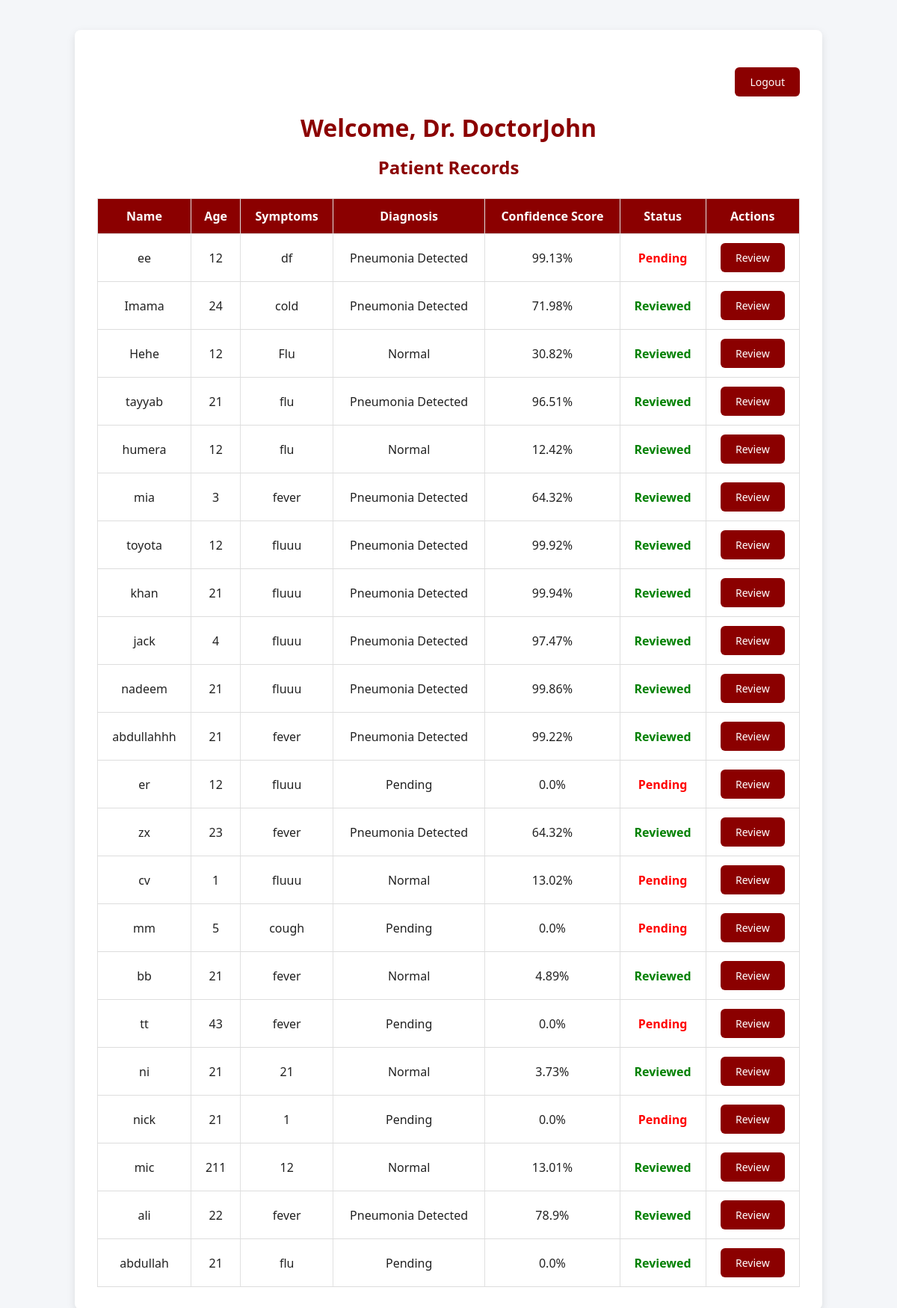
Page /dashboard/doctor (signed in) on the committed database.
### tables this page shows
CREATE TABLE patients (
                id INTEGER PRIMARY KEY AUTOINCREMENT,
                name TEXT NOT NULL UNIQUE,
                age INTEGER,
                symptoms TEXT,
                contact TEXT,
                xray_image TEXT,
                diagnosis TEXT,
                confidence REAL,
                status TEXT DEFAULT 'Pending',
                recommendation TEXT DEFAULT NULL
            );

### app.py (the view)
@app.route('/dashboard/doctor')
def doctor_dashboard():
    if 'username' in session and session['role'] == 'doctor':
        db = get_db()
        cursor = db.cursor()
        cursor.execute("SELECT * FROM patients ORDER BY id DESC")
        patients = cursor.fetchall()
        return render_template("doctor_dashboard.html", username=session['username'], patients=patients)
    return redirect(url_for('login'))

### app.py (called while the page is built)
def get_db():
    if 'db' not in g:
        g.db = sqlite3.connect("database.db", check_same_thread=False, timeout=10)
    return g.db

### templates/doctor_dashboard.html (shortened to what this page needs)
<!DOCTYPE html>
<html lang="en">
<head>
    <link rel="stylesheet" href="{{ url_for('static', filename='css/base.css') }}">
    <link rel="stylesheet" href="{{ url_for('static', filename='css/doctor_dashboard.css') }}">
</head>
<body>
    <div class="container">
        <div class="logout-link">
            <a href="{{ url_for('logout') }}" class="button">Logout</a>
        </div>
        <h1>Welcome, Dr. {{ username }}</h1>
        <h2>Patient Records</h2>
        <table>
            <thead>
                <tr>
                    <th>Name</th>
                    <th>Age</th>
                    <th>Symptoms</th>
                    <th>Diagnosis</th>
                    <th>Confidence Score</th>
                    <th>Status</th>
                    <th>Actions</th>
                </tr>
            </thead>
            <tbody>
                {% for patient in patients %}
                <tr>
                    <td>{{ patient[1] }}</td>
                    <td>{{ patient[2] }}</td>
                    <td>{{ patient[3] }}</td>
                    <td>{{ patient[6] }}</td>
                    <td>{{ patient[7] }}%</td>
                    <td class="{{ 'status-reviewed' if patient[8] == 'Reviewed' else 'status-pending' }}">
                        {{ patient[8] }}
                    </td>
                    <td>
                        <a href="{{ url_for('recommendation', patient_id=patient[0]) }}" class="button">Review</a>
                    </td>
                </tr>
                {% endfor %}
            </tbody>
        </table>
    </div>
</body>
</html>
<link rel="stylesheet" href="{{ url_for('static', filename='css/doctor_dashboard.css') }}">

### static/css/base.css (style rules this page uses)
:root { --primary: #8B0000; --secondary: #f4b6b6; --bg: #f8f8f8; --text: #222; --white: #fff; --gray: #e0e0e0; --success: #2ecc71; --danger: #e74c3c; }
* { margin: 0; padding: 0; box-sizing: border-box; font-family: 'Segoe UI', Tahoma, Geneva, Verdana, sans-serif; }
body { background-color: var(--bg); color: var(--text); }
.container { width: 90%; max-width: 1100px; margin: 40px auto; background-color: var(--white); padding: 25px; border-radius: 10px; box-shadow: 0 4px 20px rgba(0,0,0,0.1); }
h1, h2, h3 { color: var(--primary); margin-bottom: 15px; text-align: center; }
table { width: 100%; border-collapse: collapse; margin-top: 20px; background: var(--white); }
th, td { padding: 12px; border: 1px solid var(--gray); text-align: center; }
th { background-color: var(--secondary); color: var(--text); font-weight: 600; }
a.button { display: inline-block; padding: 10px 20px; background-color: var(--primary); color: white; border-radius: 6px; text-decoration: none; transition: 0.3s ease; }
.status-reviewed { color: var(--success); font-weight: bold; }
.status-pending { color: var(--danger); font-weight: bold; }
.logout-link { text-align: right; margin-top: 20px; }

### static/css/doctor_dashboard.css (style rules this page uses)
body { font-family: 'Segoe UI', Tahoma, Geneva, Verdana, sans-serif; background: #f4f6f9; margin: 0; padding: 0; }
.container { width: 90%; max-width: 1000px; margin: 40px auto; background: #ffffff; border-radius: 8px; padding: 30px; box-shadow: 0 4px 12px rgba(0, 0, 0, 0.1); }
h1, h2 { text-align: center; color: #8B0000; }
table { width: 100%; border-collapse: collapse; margin-top: 25px; }
th, td { padding: 12px 15px; text-align: center; border-bottom: 1px solid #ddd; }
th { background-color: #8B0000; color: white; }
.status-reviewed { color: green; font-weight: bold; }
.status-pending { color: red; font-weight: bold; }
.button { padding: 8px 14px; background-color: #8B0000; color: white; border: none; border-radius: 6px; text-decoration: none; font-size: 14px; }
.logout-link { text-align: right; margin-bottom: 20px; }

### rows in the picture
patients: name "ee", age "12", symptoms "df", diagnosis "Pneumonia Detected", confidence "99.13", status "Pending"
patients: name "Imama", age "24", symptoms "cold", diagnosis "Pneumonia Detected", confidence "71.98", status "Reviewed"
patients: name "Hehe", age "12", symptoms "Flu", diagnosis "Normal", confidence "30.82", status "Reviewed"
patients: name "tayyab", age "21", symptoms "flu", diagnosis "Pneumonia Detected", confidence "96.51", status "Reviewed"
patients: name "humera", age "12", symptoms "flu", diagnosis "Normal", confidence "12.42", status "Reviewed"
patients: name "mia", age "3", symptoms "fever", diagnosis "Pneumonia Detected", confidence "64.32", status "Reviewed"
patients: name "toyota", age "12", symptoms "fluuu", diagnosis "Pneumonia Detected", confidence "99.92", status "Reviewed"
patients: name "khan", age "21", symptoms "fluuu", diagnosis "Pneumonia Detected", confidence "99.94", status "Reviewed"
patients: name "jack", age "4", symptoms "fluuu", diagnosis "Pneumonia Detected", confidence "97.47", status "Reviewed"
patients: name "nadeem", age "21", symptoms "fluuu", diagnosis "Pneumonia Detected", confidence "99.86", status "Reviewed"
patients: name "abdullahhh", age "21", symptoms "fever", diagnosis "Pneumonia Detected", confidence "99.22", status "Reviewed"
patients: name "er", age "12", symptoms "fluuu", diagnosis "Pending", confidence "0.0", status "Pending"
patients: name "zx", age "23", symptoms "fever", diagnosis "Pneumonia Detected", confidence "64.32", status "Reviewed"
patients: name "cv", age "1", symptoms "fluuu", diagnosis "Normal", confidence "13.02", status "Pending"
patients: name "mm", age "5", symptoms "cough", diagnosis "Pending", confidence "0.0", status "Pending"
patients: name "bb", age "21", symptoms "fever", diagnosis "Normal", confidence "4.89", status "Reviewed"
patients: name "tt", age "43", symptoms "fever", diagnosis "Pending", confidence "0.0", status "Pending"
patients: name "ni", age "21", symptoms "21", diagnosis "Normal", confidence "3.73", status "Reviewed"
patients: name "nick", age "21", symptoms "1", diagnosis "Pending", confidence "0.0", status "Pending"
patients: name "mic", age "211", symptoms "12", diagnosis "Normal", confidence "13.01", status "Reviewed"
patients: name "ali", age "22", symptoms "fever", diagnosis "Pneumonia Detected", confidence "78.9", status "Reviewed"
patients: name "abdullah", age "21", symptoms "flu", diagnosis "Pending", confidence "0.0", status "Reviewed"

### other values in the picture
{{ username }} "DoctorJohn"
